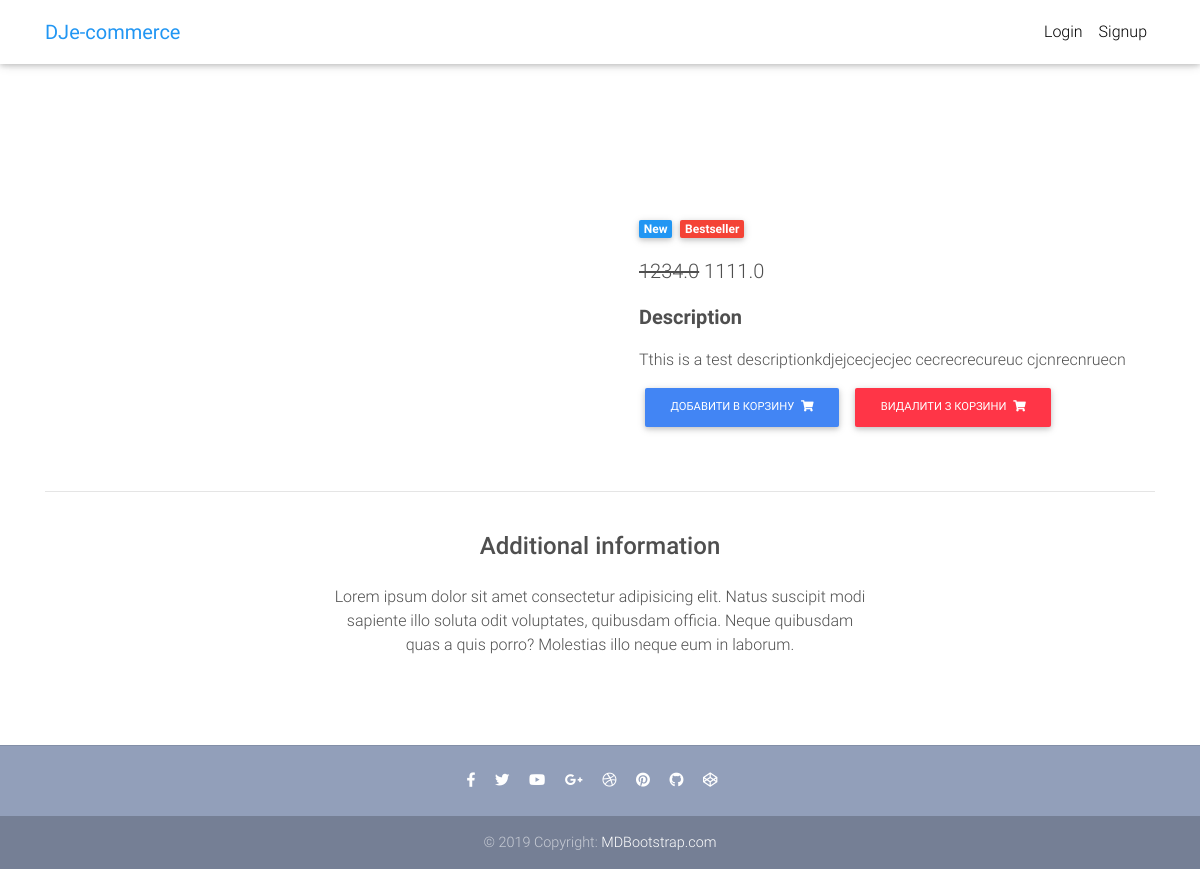
Before: /product/test-products-5/ with the older database file.
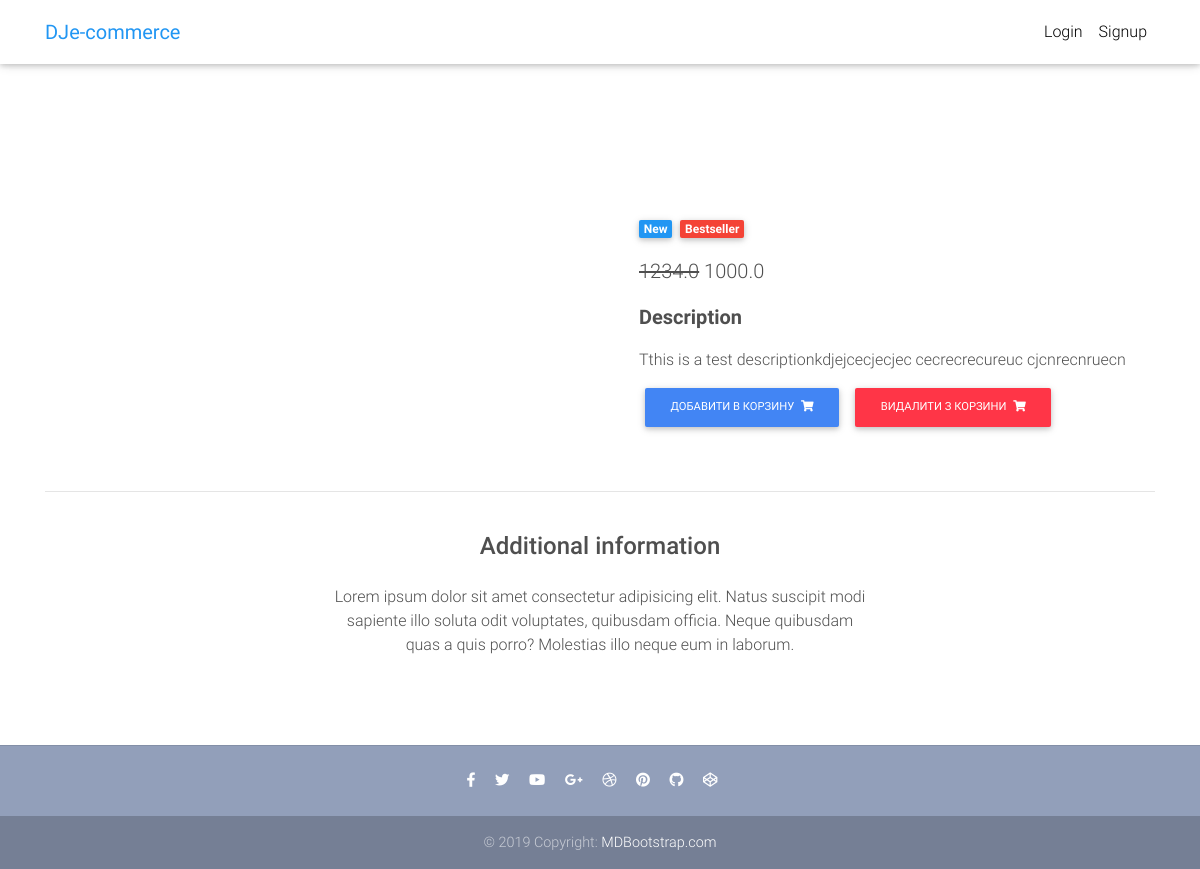
After: the same page with the newer database file.
### core/models.py (models this page shows, shortened)
class Item(models.Model):
    title = models.CharField(max_length=100)
    price = models.FloatField()
    discount_price = models.FloatField(blank=True, null=True)
    category = models.CharField(choices=CATEGORY_CHOICES, max_length=3)
    label = models.CharField(choices=LABEL_CHOICES, max_length=1)
    slug = models.SlugField()
    description = models.TextField()
    def get_add_to_cart_url(self):
        return reverse("core:add-to-cart", kwargs={
            'slug': self.slug
        })
    def get_remove_from_cart_url(self):
        return reverse("core:remove-from-cart", kwargs={
            'slug': self.slug
        })

### core/views.py (the view)
# urls.py: path('product/<slug>/', ItemViewDetail.as_view(), name='product'),
class ItemViewDetail(DetailView):
    model = Item
    template_name = "product.html"

### core/templates/product.html (shortened to what this page needs)
{% extends "base.html" %}
{% load static %}
{% block content %}
<main class="mt-5 pt-4">
    <div class="container dark-grey-text mt-5">
        <div class="row wow fadeIn">
            <div class="col-md-6 mb-4">
            </div>
            <div class="col-md-6 mb-4">
                <div class="p-4">
                    <div class="mb-3">
                        <a href="">
                            <span class="badge blue mr-1">New</span>
                        </a>
                        <a href="">
                            <span class="badge red mr-1">Bestseller</span>
                        </a>
                    </div>
                    <p class="lead">
              <span class="mr-1">
                {% if item.discount_price %}
                <del>{{item.price}}</del>
                <span>{{item.discount_price}}</span>
                    {% else %}
                   <span>{{item.price}}</span>
                    {% endif %}
              </span>
                    </p>
                    <p class="lead font-weight-bold">Description</p>
                    <p>{{object.description}}</p>
                    <a href="{{ object.get_add_to_cart_url }}" class="btn btn-primary btn-md my-0 p" >Добавити в корзину
                            <i class="fas fa-shopping-cart ml-1"></i>
                    </a>
                    <a href="{{ object.get_remove_from_cart_url }}" class="btn btn-danger btn-md my-0 p" >Видалити з корзини
                            <i class="fas fa-shopping-cart ml-1"></i>
                    </a>
                </div>
            </div>
        </div>
        <hr>
        <div class="row d-flex justify-content-center wow fadeIn">
            <div class="col-md-6 text-center">
                <h4 class="my-4 h4">Additional information</h4>
                <p>Lorem ipsum dolor sit amet consectetur adipisicing elit. Natus suscipit modi sapiente illo soluta
                    odit
                    voluptates,
                    quibusdam officia. Neque quibusdam quas a quis porro? Molestias illo neque eum in laborum.</p>
            </div>
        </div>
        <div class="row wow fadeIn">
            <div class="col-lg-4 col-md-12 mb-4">
            </div>
            <div class="col-lg-4 col-md-6 mb-4">
            </div>
            <div class="col-lg-4 col-md-6 mb-4">
            </div>
        </div>
    </div>
</main>
{% endblock content %}

Changed rows visible on the page:
changed Item "Tthis is a test descriptionkdjejcecjecjec cecrecrecureuc cjcnrecnruecn": discount_price "1111.0" → "1000.0"
